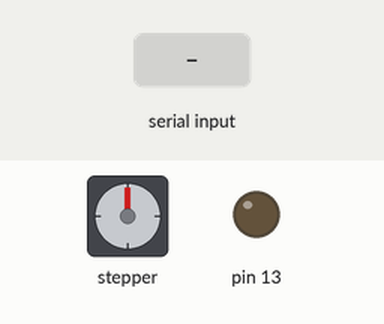
This sketch was run on a simulated Arduino Uno, built with avr-gcc and run on an emulated ATmega328P. Parts: stepper motor, output pins drawn as LEDs (lit = HIGH). The inputs (shaded band) are chosen by the test bench. Stepper angles assume 4096 steps per turn.

Above: at 1.2 s.
1.3 s: "90,45<" received over Serial
At 1.8 s:
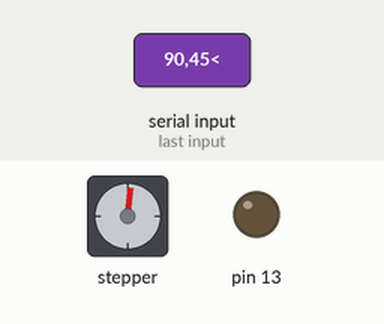
2.8 s: "30,150<" received over Serial
At 3.4 s:
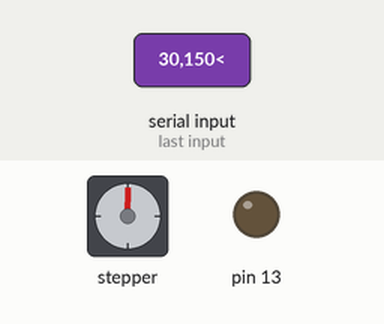
Timing chart, 0 to 5.8 s (numbered marks = the images above; inputs shaded):
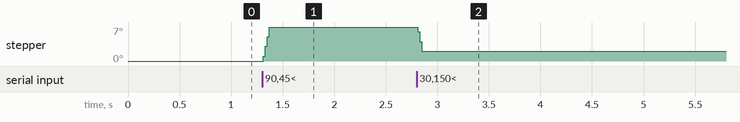

The sketch:

arduino_Serial_Stepper.ino
```cpp
#include <Unistep2.h>
Unistep2 stepper(8,9,10,11, 4096, 800);

void setup() {
  Serial.begin(115200);
  pinMode(13, OUTPUT);
}

void loop() {
 stepper.run();
 if(stepper.stepsToGo() == 0){
  stepper.stop();
 }
}


//receiving serial messages
void serialEvent() {
  if(Serial.available()){
      String input = Serial.readStringUntil('<');
      stepper.moveTo(input.toInt());
  }
}
```

splitString.ino
```cpp
//extra function below to split data from serial into multiple values

String getValue(String data, char separator, int index){
    int found = 0;
    int strIndex[] = { 0, -1 };
    int maxIndex = data.length() - 1;
    for (int i = 0; i <= maxIndex && found <= index; i++) {
        if (data.charAt(i) == separator || i == maxIndex) {
            found++;
            strIndex[0] = strIndex[1] + 1;
            strIndex[1] = (i == maxIndex) ? i+1 : i;
        }
    }
    return found > index ? data.substring(strIndex[0], strIndex[1]) : "";
}
```
